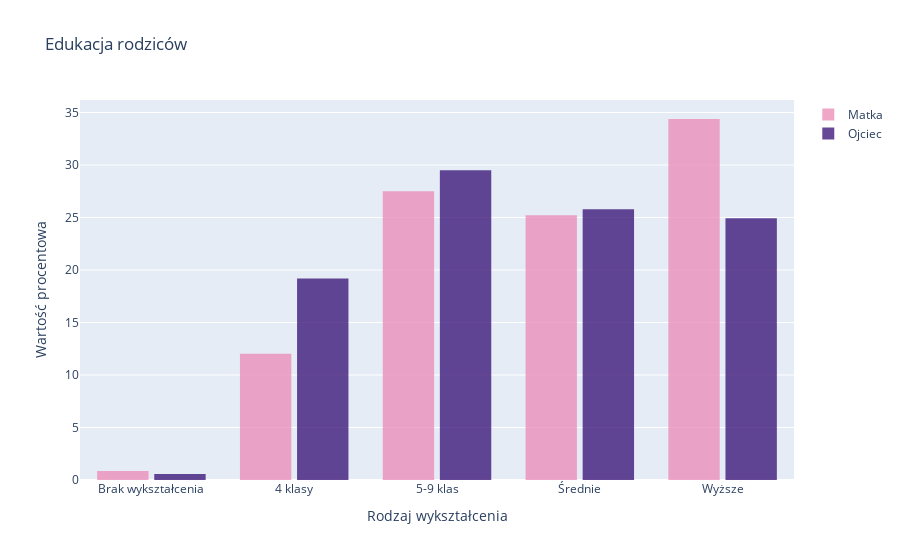

The code cell stored with this chart in its notebook:
### Markdown cell above
## Sytuacja rodzinna ucznia

### Code cell
fig = go.Figure()
fig.add_trace(go.Histogram(
    x=dane.Medu,
    histnorm='percent',
    name='Matka', # name used in legend and hover labels
    marker_color='#EB89B5',
    opacity=0.75
))
fig.add_trace(go.Histogram(
    x=dane.Fedu,
    histnorm='percent',
    name='Ojciec',
    marker_color='#330C73',
    opacity=0.75
))


fig.update_layout(
    title_text='Edukacja rodziców', # title of plot
    xaxis_title_text='Rodzaj wykształcenia', # xaxis label
    yaxis_title_text='Wartość procentowa', # yaxis label
    bargap=0.2, # gap between bars of adjacent location coordinates
    bargroupgap=0.1, # gap between bars of the same location coordinates
    xaxis={'categoryorder':'array', 'categoryarray':['Brak wykształcenia','4 klasy','5-9 klas','Średnie','Wyższe']}
    
)



fig.show()

### Figure 1 — Plotly figure (JSON) as saved in the notebook; plotly's stock layout.template omitted (floating-point values rounded to 4 significant figures; data arrays with more than 128 entries replaced by an {"elided": "..."} marker saying what was removed)
{"data": [{"histnorm": "percent", "marker": {"color": "#EB89B5"}, "name": "Matka", "opacity": 0.75, "type": "histogram", "x": {"elided": "349 str values"}}, {"histnorm": "percent", "marker": {"color": "#330C73"}, "name": "Ojciec", "opacity": 0.75, "type": "histogram", "x": {"elided": "349 str values"}}], "layout": {"bargap": 0.2, "bargroupgap": 0.1, "title": {"text": "Edukacja rodziców"}, "xaxis": {"categoryarray": ["Brak wykształcenia", "4 klasy", "5-9 klas", "Średnie", "Wyższe"], "categoryorder": "array", "title": {"text": "Rodzaj wykształcenia"}}, "yaxis": {"title": {"text": "Wartość procentowa"}}}}
